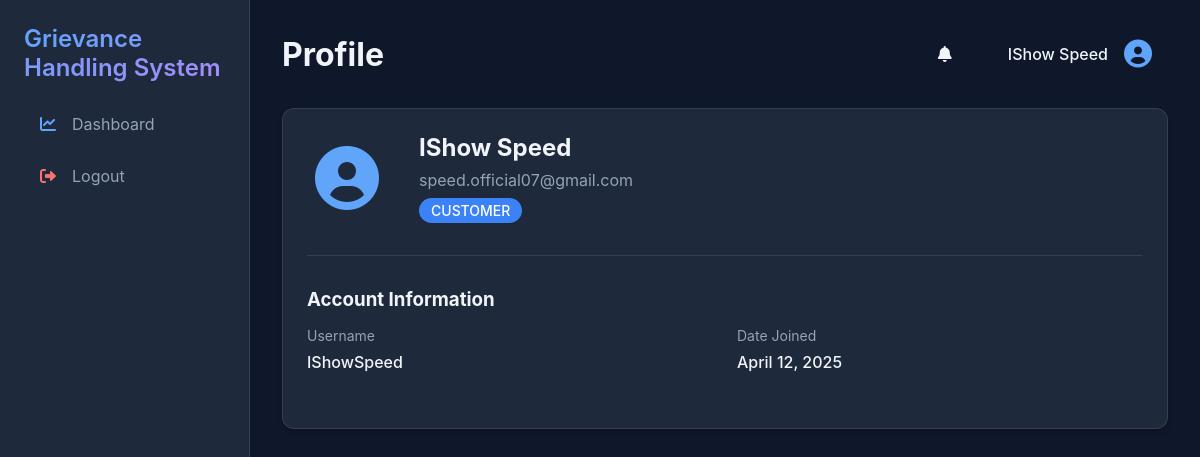
/profile/ (signed in), run on the app's committed database.
### users/models.py (models this page shows, shortened)
class CustomUser(AbstractUser):
    class Role(models.TextChoices):
        ADMIN = 'ADMIN', 'Admin'
        EMPLOYEE = 'EMPLOYEE', 'Employee'
        CUSTOMER = 'CUSTOMER', 'Customer'
    role = models.CharField(
        max_length=50,
        choices=Role.choices,
        default=Role.CUSTOMER
    )
    department = models.ForeignKey(
        Department,
        on_delete=models.SET_NULL,
        null=True,
        blank=True,
        related_name='department_employees'
    )
    phone = models.CharField(
        max_length=15,
        blank=True,
        null=True,
        verbose_name="Phone Number"
    )
    is_verified = models.BooleanField(default=False)
    class Meta:
        verbose_name = "User"
        verbose_name_plural = "Users"
        ordering = ['last_name', 'first_name']
        permissions = [
            ("can_manage_users", "Can manage users"),
            ("can_manage_grievances", "Can manage grievances"),
        ]

### grievances/views.py (the view)
# urls.py: path('profile/', profile, name='profile'),
@login_required
def profile(request):
    return render(request, 'grievances/profile.html')

### grievance_system/context_processors.py (called while the page is built)
def notifications(request):
    if request.user.is_authenticated:
        notifications = Notification.objects.filter(user=request.user).order_by('-created_at')[:10]
        unread_notifications_count = Notification.objects.filter(user=request.user, is_read=False).count()
    else:
        notifications = []
        unread_notifications_count = 0
    return {
        'notifications': notifications,
        'unread_notifications_count': unread_notifications_count
    }

### templates/grievances/profile.html (shortened to what this page needs)
{% extends 'base.html' %}
{% block page_title %}Profile{% endblock %}
{% block content %}
<div class="card">
    <div class="profile-header">
        <div class="profile-avatar">
            <i class="fas fa-user-circle fa-4x icon-primary"></i>
        </div>
        <div class="profile-info">
            <h2>{{ user.get_full_name }}</h2>
            <p class="text-muted">{{ user.email }}</p>
            <span class="role-badge">{{ user.role }}</span>
        </div>
    </div>
    <div class="profile-details">
        <div class="detail-section">
            <h3>Account Information</h3>
            <div class="detail-grid">
                <div class="detail-item">
                    <span class="label">Username</span>
                    <span class="value">{{ user.username }}</span>
                </div>
                <div class="detail-item">
                    <span class="label">Date Joined</span>
                    <span class="value">{{ user.date_joined|date:"F j, Y" }}</span>
                </div>
            </div>
        </div>
    </div>
</div>
{% endblock %}

### templates/base.html (shortened to what this page needs)
<!DOCTYPE html>
<html lang="en">
<head>
    <link rel="stylesheet" href="https://cdnjs.cloudflare.com/ajax/libs/font-awesome/6.0.0/css/all.min.css">
</head>
<body>
    <div class="sidebar">
        <a href="{% url 'home' %}" class="sidebar-brand">
             Grievance Handling System
        </a>
        <br/>
        <br/>
        <ul class="sidebar-nav">
            {% if user.is_authenticated %}
                <li class="nav-item">
                    <a href="{% url 'dashboard' %}" class="nav-link {% if request.resolver_match.url_name == 'dashboard' %}active{% endif %}">
                        <i class="fas fa-chart-line icon-primary"></i> Dashboard
                    </a>
                </li>
                <li class="nav-item">
                    <a href="{% url 'logout' %}" class="nav-link">
                        <i class="fas fa-sign-out-alt icon-danger"></i> Logout
                    </a>
                </li>
            {% endif %}
        </ul>
    </div>
    <div class="main-content">
        <div class="top-bar">
            <h1>{% block page_title %}{% endblock %}</h1>
            {% if user.is_authenticated %}
            <div class="user-profile">
                {% if user.role == 'EMPLOYEE' or user.role == 'CUSTOMER' %}
                <div class="notification-container">
                    <div class="notification-icon" onclick="toggleNotifications()">
                        <i class="fas fa-bell"></i>
                    </div>
                </div>
                {% endif %}
                <a href="{% url 'profile' %}" class="profile-link">
                    <span>{{ user.get_full_name }}</span>
                    <i class="fas fa-user-circle"></i>
                </a>
            </div>
            {% endif %}
        </div>
        {% block content %}
        {% endblock %}
    </div>
</body>
</html>

### templates/base.html (style rules this page uses)
:root { --dark-bg: #0f172a; --sidebar-bg: #1e293b; --primary: #3b82f6; --success: #22c55e; --warning: #f59e0b; --danger: #ef4444; --purple: #8b5cf6; --text: #f1f5f9; --text-secondary: #94a3b8; --card-bg: #1e293b; --hover-bg: #334155; --icon-primary: #60a5fa; --icon-success: #4ade80; --icon-warning: #fbbf24; --icon-danger: #f87171; --icon-info: #a78bfa; --icon-muted: #cbd5e1; }
* { margin: 0; padding: 0; box-sizing: border-box; }
body { font-family: 'Inter', -apple-system, BlinkMacSystemFont, sans-serif; background-color: var(--dark-bg); color: var(--text); min-height: 100vh; display: flex; }
.sidebar { width: 250px; background-color: var(--sidebar-bg); padding: 1.5rem; position: fixed; height: 100vh; left: 0; top: 0; border-right: 1px solid rgba(255, 255, 255, 0.1); }
.sidebar-brand { font-size: 1.5rem; font-weight: 600; margin-bottom: 2rem; color: var(--text); text-decoration: none; background: linear-gradient(45deg, var(--icon-primary), var(--icon-info)); background-clip: text; -webkit-background-clip: text; -webkit-text-fill-color: transparent; }
.sidebar-nav { list-style: none; }
.nav-item { margin-bottom: 0.5rem; }
.nav-link { display: flex; align-items: center; padding: 0.75rem 1rem; color: var(--text-secondary); text-decoration: none; border-radius: 0.5rem; transition: all 0.2s; }
.nav-link i { margin-right: 0.75rem; width: 1.25rem; transition: all 0.2s; }
.icon-primary { color: var(--icon-primary); }
.icon-danger { color: var(--icon-danger); }
.main-content { margin-left: 250px; padding: 2rem; width: calc(100% - 250px); }
.top-bar { display: flex; justify-content: space-between; align-items: center; margin-bottom: 2rem; }
.user-profile { display: flex; align-items: center; gap: 1rem; }
.profile-link { display: flex; align-items: center; gap: 1rem; text-decoration: none; color: var(--text); padding: 0.5rem 1rem; border-radius: 0.5rem; transition: all 0.2s; }
.profile-link i { font-size: 1.75rem; color: var(--icon-primary); transition: all 0.2s; }
.profile-link span { color: var(--text); font-weight: 500; }
.notification-container { position: relative; margin-right: 1rem; }
.notification-icon { position: relative; cursor: pointer; padding: 0.5rem; border-radius: 0.5rem; transition: all 0.2s; }
.card { background-color: var(--card-bg); border-radius: 0.75rem; padding: 1.5rem; margin-bottom: 1.5rem; box-shadow: 0 4px 6px -1px rgba(0, 0, 0, 0.2); border: 1px solid rgba(255, 255, 255, 0.1); }

### templates/grievances/profile.html (style rules this page uses)
.profile-header { display: flex; align-items: center; gap: 2rem; margin-bottom: 2rem; padding-bottom: 2rem; border-bottom: 1px solid rgba(255, 255, 255, 0.1); }
.profile-avatar { display: flex; align-items: center; justify-content: center; width: 80px; height: 80px; border-radius: 50%; background-color: var(--card-bg); }
.profile-info h2 { margin-bottom: 0.5rem; }
.text-muted { color: var(--text-secondary); margin-bottom: 0.5rem; }
.role-badge { display: inline-block; padding: 0.25rem 0.75rem; border-radius: 9999px; font-size: 0.875rem; font-weight: 500; background-color: var(--primary); color: white; }
.detail-section { margin-bottom: 2rem; }
.detail-section h3 { margin-bottom: 1rem; color: var(--text); }
.detail-grid { display: grid; grid-template-columns: repeat(auto-fit, minmax(200px, 1fr)); gap: 1.5rem; }
.detail-item { display: flex; flex-direction: column; gap: 0.5rem; }
.detail-item .label { color: var(--text-secondary); font-size: 0.875rem; }
.detail-item .value { font-weight: 500; }

### data on the page
CustomUser: get_full_name "IShow Speed", email "speed.official07@gmail.com", role "CUSTOMER", username "IShowSpeed", date_joined "April 12, 2025"
